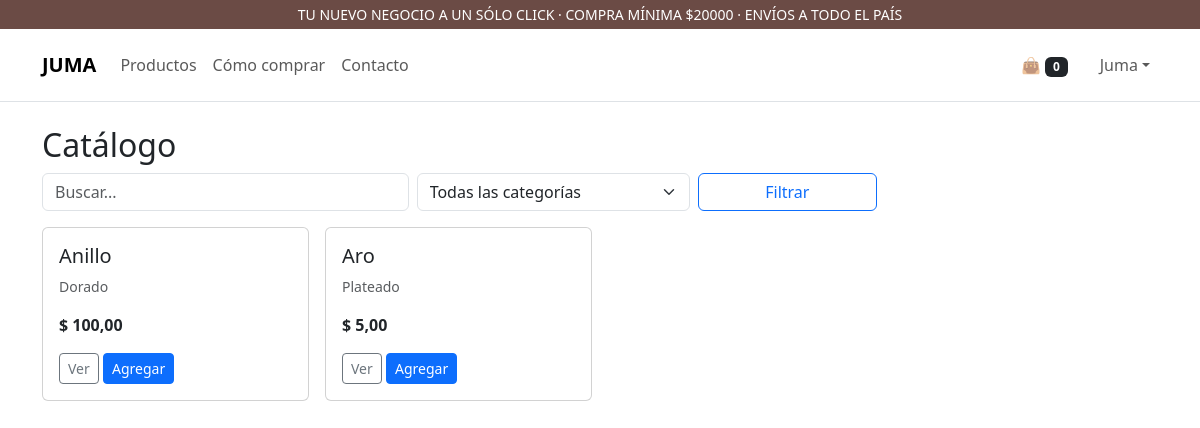
Screenshot of /catalogo/ (signed in) with the database file from the repository.
### core/models.py (models this page shows, shortened)
class Producto(models.Model):
    categoria = models.ForeignKey('Categoria', on_delete=models.SET_NULL, null=True, related_name='productos')
    nombre = models.CharField(max_length=150)
    descripcion = models.TextField(blank=True)
    precio = models.DecimalField(max_digits=10, decimal_places=2, validators=[MinValueValidator(Decimal('0.00'))])
    stock = models.PositiveIntegerField(default=0)
    imagen = models.ImageField(upload_to='productos/', blank=True, null=True)
    activo = models.BooleanField(default=True)
    slug = models.SlugField(unique=True)
    class Meta: ordering = ["nombre"]

class Categoria(models.Model):
    nombre = models.CharField(max_length=100, unique=True)
    descripcion = models.TextField(blank=True, null=True)
    slug = models.SlugField(unique=True)
    class Meta: ordering = ["nombre"]
    def __str__(self): return self.nombre

### core/views.py (the view)
# urls.py: path('catalogo/', views.ProductoListView.as_view(), name='catalogo'),
class ProductoListView(ListView):
    model = Producto
    template_name = "core/product_list.html"
    context_object_name = "productos"
    paginate_by = 12
    def get_queryset(self):
        qs = Producto.objects.filter(activo=True).select_related("categoria")
        cat = self.request.GET.get("cat")
        if cat: qs = qs.filter(categoria__slug=cat)
        q = self.request.GET.get("q")
        if q: qs = qs.filter(nombre__icontains=q)
        return qs
    def get_context_data(self, **kwargs):
        ctx = super().get_context_data(**kwargs)
        ctx["categorias"] = Categoria.objects.all()
        return ctx

### core/cart.py (called while the page is built)
    def __len__(self): return sum(int(i["quantity"]) for i in self.cart.values())

### core/context_processors.py (called while the page is built)
def cart_count(request):
    try:
        return {'cart_count': len(Cart(request))}
    except Exception:
        return {'cart_count': 0}

### templates/core/product_list.html (shortened to what this page needs)
{% extends "core/base.html" %}
{% block content %}
<h2>Catálogo</h2>
<form method="get" class="row g-2 mb-3">
  <div class="col-md-4"><input type="text" name="q" class="form-control" placeholder="Buscar..." value="{{ request.GET.q }}"></div>
  <div class="col-md-3">
    <select name="cat" class="form-select">
      <option value="">Todas las categorías</option>
    </select>
  </div>
  <div class="col-md-2"><button class="btn btn-outline-primary w-100">Filtrar</button></div>
</form>
<div class="row row-cols-1 row-cols-md-4 g-3">
  {% for p in productos %}
  <div class="col">
    <div class="card h-100">
      <div class="card-body">
        <h5 class="card-title">{{ p.nombre }}</h5>
        <p class="card-text small text-muted">{{ p.categoria }}</p>
        <p class="fw-bold">$ {{ p.precio }}</p>
        <a href="{% url 'producto_detalle' slug=p.slug %}" class="btn btn-sm btn-outline-secondary">Ver</a>
        <a href="{% url 'carrito_agregar' pk=p.id %}" class="btn btn-sm btn-primary">Agregar</a>
      </div>
    </div>
  </div>
  {% empty %}<p>No hay productos.</p>{% endfor %}
</div>
{% endblock %}

### templates/core/base.html (shortened to what this page needs)
{% load static %}
<!doctype html>
<html lang="es">
<head>
  <link rel="stylesheet" href="https://cdn.jsdelivr.net/npm/bootstrap@5.3.3/dist/css/bootstrap.min.css">
  <link rel="stylesheet" href="{% static 'core/site.css' %}">
</head>
<body>
  <div class="bg-brown text-white small py-1 text-center">
    TU NUEVO NEGOCIO A UN SÓLO CLICK · COMPRA MÍNIMA $20000 · ENVÍOS A TODO EL PAÍS
  </div>
  <nav class="navbar navbar-expand-lg bg-white border-bottom">
    <div class="container py-2">
      <a class="navbar-brand fw-bold" href="/">JUMA</a>
      <div class="collapse navbar-collapse" id="nav">
        <ul class="navbar-nav me-auto mb-2 mb-lg-0">
          <li class="nav-item"><a class="nav-link" href="{% url 'catalogo' %}">Productos</a></li>
          <li class="nav-item"><a class="nav-link" href="{% url 'como_comprar' %}">Cómo comprar</a></li>
          <li class="nav-item"><a class="nav-link" href="{% url 'contacto' %}">Contacto</a></li>
        </ul>
        <ul class="navbar-nav">
          <li class="nav-item me-3"><a class="nav-link" href="{% url 'carrito_detalle' %}">👜 <span class="badge bg-dark">{{ cart_count }}</span></a></li>
          {% if request.user.is_authenticated %}
          <li class="nav-item dropdown">
            <a class="nav-link dropdown-toggle" href="#" role="button" data-bs-toggle="dropdown">{{ request.user.username }}</a>
          </li>
          {% else %}
            <li class="nav-item"><a class="nav-link" href="{% url 'login' %}">Ingresar</a></li>
            <li class="nav-item"><a class="nav-link" href="{% url 'registrar' %}">Crear cuenta</a></li>
          {% endif %}
        </ul>
      </div>
    </div>
  </nav>
  <main class="container my-4">
    {% block content %}{% endblock %}
  </main>
</body>
</html>

### static/core/site.css (style rules this page uses)
.bg-brown { background:#6b4b45 }

### rows the page displays
Producto: nombre "Anillo", categoria "Dorado", precio "100,00"
Producto: nombre "Aro", categoria "Plateado", precio "5,00"

### other values shown
{{ cart_count }} "0"
{{ request.user.username }} "Juma"
